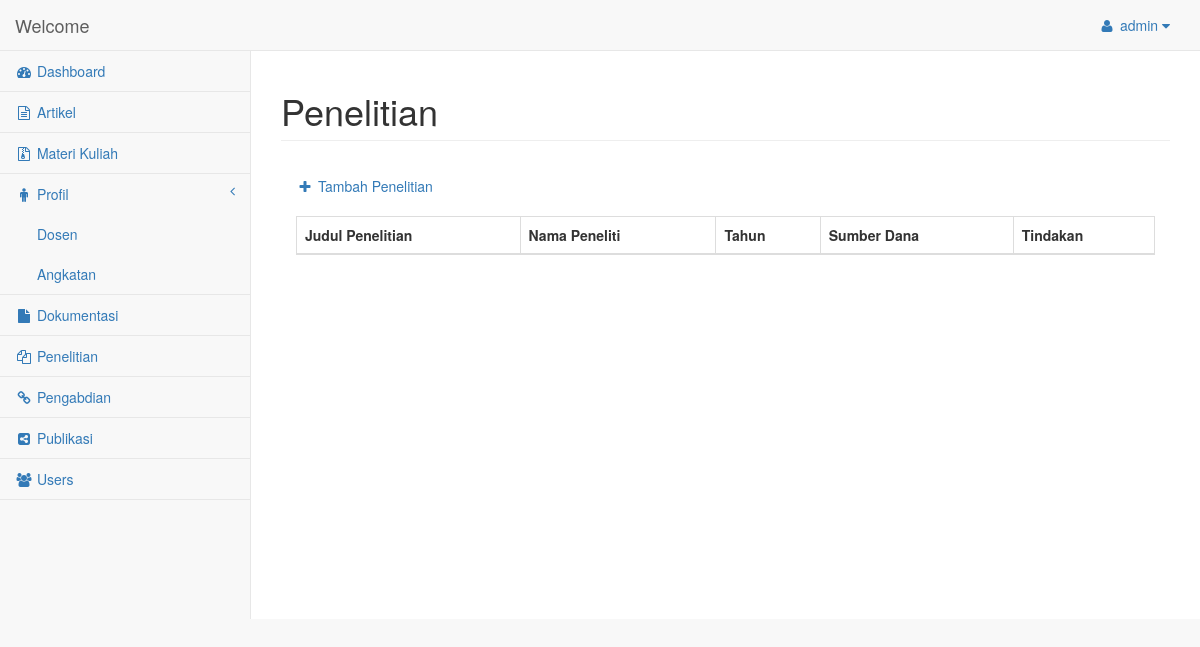
The app's page /penelitian.php (signed in), older data.
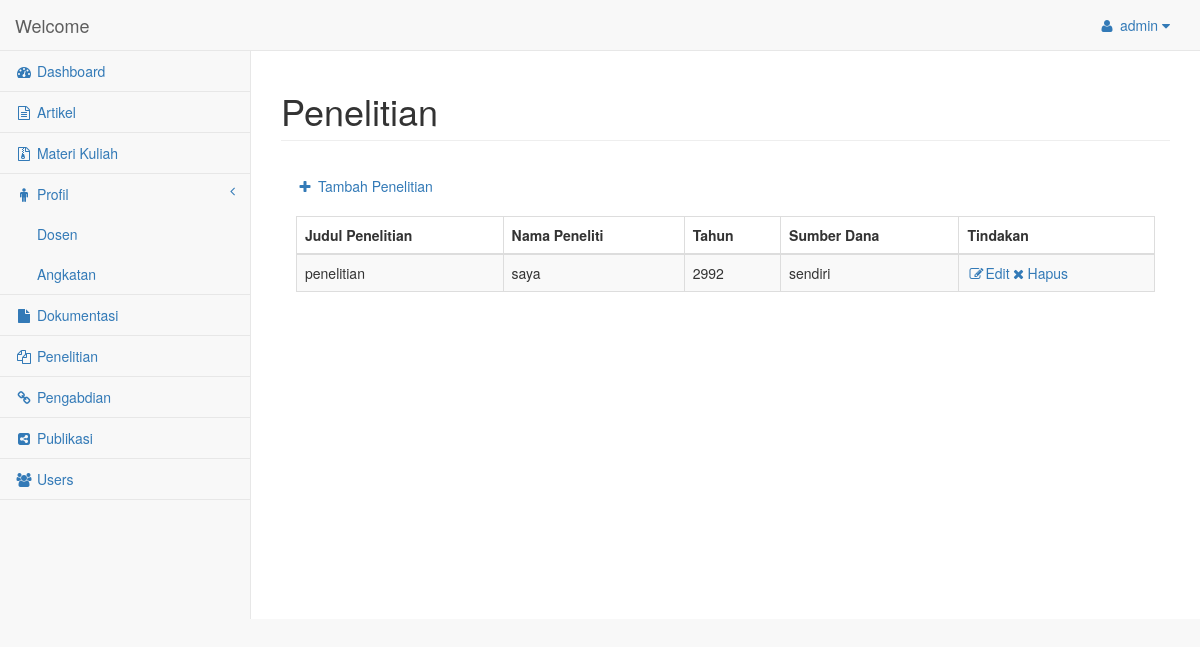
The same page, newer data.
### tables this page shows
CREATE TABLE IF NOT EXISTS `penelitian` (
  `id` int(3) NOT NULL AUTO_INCREMENT,
  `judul` varchar(125) NOT NULL,
  `peneliti` varchar(125) NOT NULL,
  `tahun` varchar(4) NOT NULL,
  `sumberdana` varchar(255) NOT NULL,
  PRIMARY KEY (`id`)
);

### penelitian.php (the view, shortened to what the changed rows need)
<!DOCTYPE html>
<html lang="en">
<head>
      <link href="bower_components/bootstrap/dist/css/bootstrap.min.css" rel="stylesheet">
      <link href="bower_components/metisMenu/dist/metisMenu.min.css" rel="stylesheet">
      <link href="dist/css/timeline.css" rel="stylesheet">
      <link href="dist/css/sb-admin-2.css" rel="stylesheet">
      <link href="bower_components/morrisjs/morris.css" rel="stylesheet">
      <link href="bower_components/font-awesome/css/font-awesome.min.css" rel="stylesheet" type="text/css">
</head>
<body>
    <div id="wrapper">
        <nav class="navbar navbar-default navbar-static-top" role="navigation" style="margin-bottom: 0">
            <div class="navbar-header">
                <a class="navbar-brand" href="dashboard.php">Welcome</a>
            </div>
        </nav>
        <div id="page-wrapper">
            <div class="row">
                <div class="col-lg-12">
                    <h1 class="page-header">Penelitian</h1>
                </div>
            </div>
            <div class="row">
                <div class="col-lg-12">
                    <div class="panel-body">
                        <a href="tambahpenelitian.php"><i class="fa fa-plus fa-fw"></i> Tambah Penelitian</a><br><br>
                        <div class="dataTable_wrapper">
                            <table class="table table-striped table-bordered table-hover" id="dataTables-example">
                                <thead>
                                    <tr>
                                        <th>Judul Penelitian</th>
                                        <th>Nama Peneliti</th>
                                        <th>Tahun</th>
                                        <th>Sumber Dana</th>
                                        <th>Tindakan</th>
                                    </tr>
                                </thead>
                                <tbody>
                                    <?php
                                        $pdo = Database::connect();
                                        $sql = 'Select * From penelitian';
                                        foreach ($pdo->query($sql) as $row) {
                                            echo '<tr class="even gradeA">';
                                            echo '<td>'. $row['judul'] .'</td>';
                                            echo '<td>'. $row['peneliti'] .'</td>';
                                            echo '<td>'. $row['tahun'] .'</td>';
                                            echo '<td>'. $row['sumberdana'] .'</td>';
                                            echo '<td class="center"><a href="editpenelitian.php?id='.$row['id'].'"><i class="fa fa-edit fa-fw"></i>Edit</a><a href="deletepenelitian.php?id='.$row['id'].'"><i class="fa fa-close fa-fw"></i>Hapus</a></td>';
                                            echo '</tr>';
                                        }
                                    ?>
                                </tbody>
                            </table>
                        </div>
                    </div>
                </div>
            </div>
        </div>
    </div>
</body>
</html>

Row changes from the older to the newer data that the page shows:
added penelitian: judul "penelitian", peneliti "saya", tahun "2992", sumberdana "sendiri"
